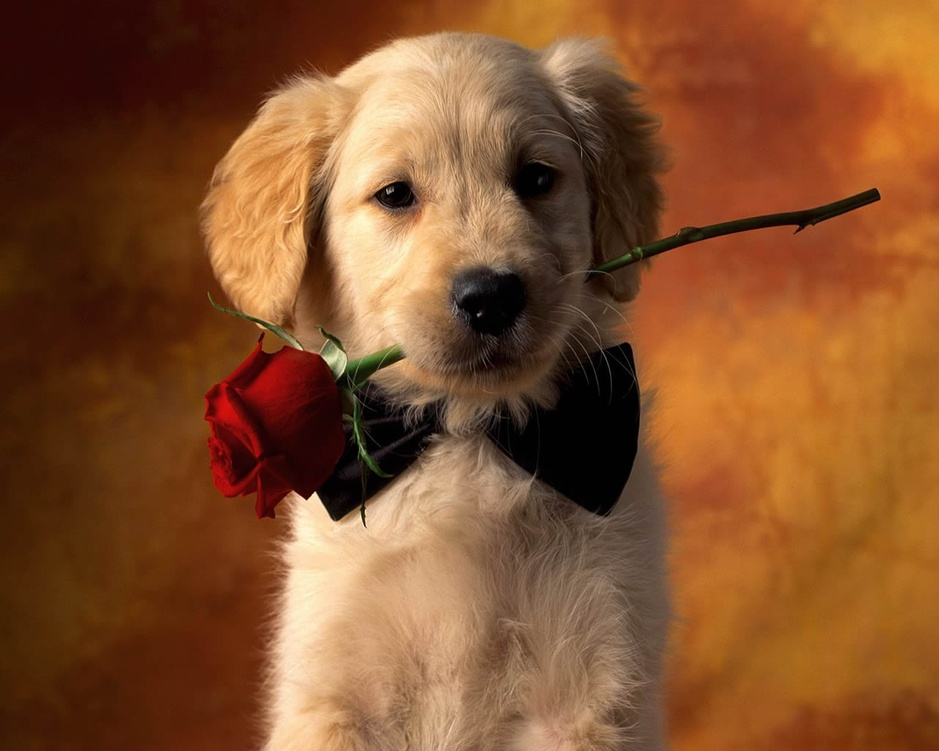
#> input picture images/perro.jpg, 939 x 751 px, shrunk from 1280 x 1024 before the run, found by its file name
$ python ejX.py
#> lines starting #> are read from the running program, lines starting #| are printed output that depends on the picture
# Este ejercicio era anteriormente el 3 pero no era lo que se pedía.
# Lo dejo igualmente para tener a mano el método dowscale_local_mean de scikit

import numpy as np
import matplotlib.pyplot as plt
from skimage.io import imread
from skimage.color import rgb2gray
from skimage.transform import downscale_local_mean

factors = 4**np.arange(1, 5)
img = imread('D:\GitHub\Procesamiento-De-Imagenes\images\perro.jpg')
#> img is the input picture: shape (751, 939, 3); mean R, G, B 131.7, 80.9, 44.6
img2 = rgb2gray(img)
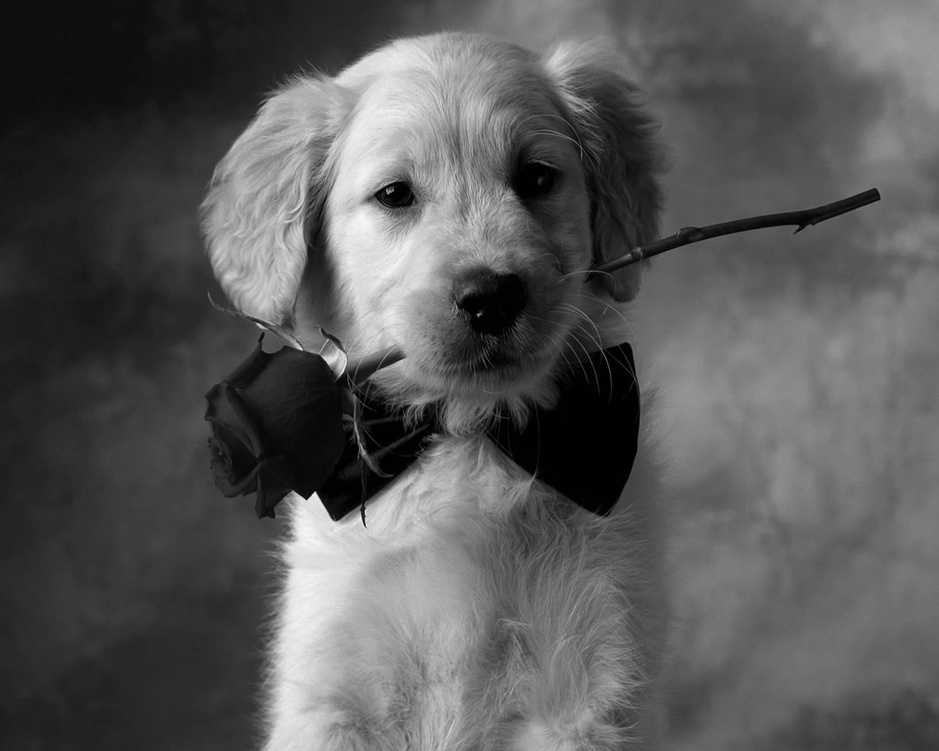
#> img2: shape (751, 939) float64; min 0, max 0.97, mean 0.349
# print(img.shape, img2.shape) # Para ver las dimensiones de las imagenes
figure, axis = plt.subplots(1, len(factors), figsize=(10, 4))
for factor, ax in zip(factors, axis): # Uso zip para transformarlo en diccionario y poder iterar en él
    image = downscale_local_mean(
        img2,
        factors=(factor, factor)
    )
    # image = image.astype(int) # Esto si tenemos RGB
    ax.imshow(image, cmap='gray')
    ax.set_title(f'N={image.shape[0]}')
#> this loop made 4 passes
#> pass 2, `image = downscale_local_mean( img2, factors=(factor, factor) )`:
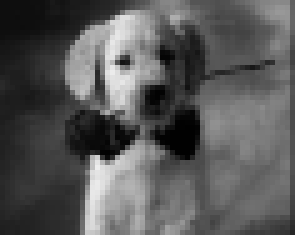
#> image: shape (47, 59) float64 (shown 5 times larger); min 0.00378, max 0.93, mean 0.347

plt.show()
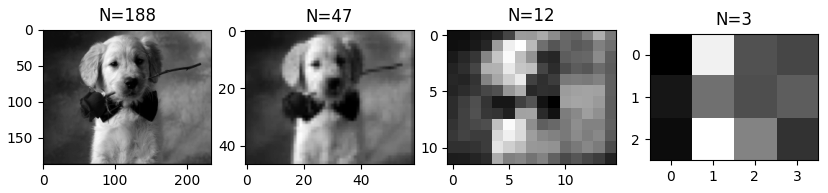
#> figure drawn by matplotlib, 4 panels
